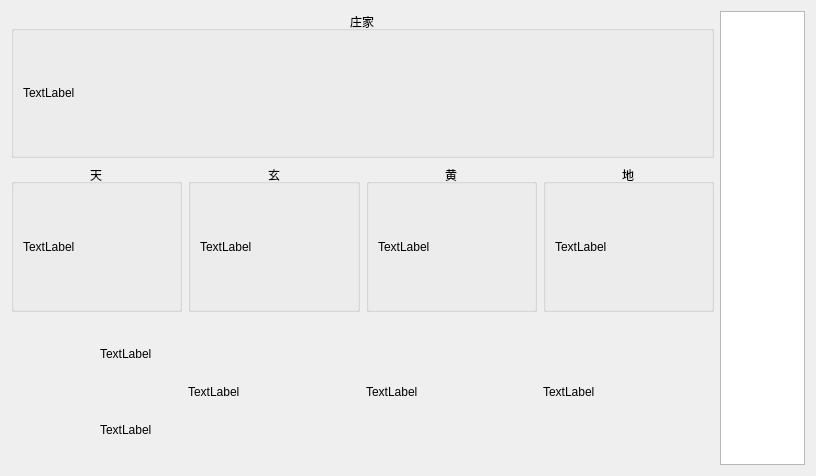
<?xml version="1.0" encoding="UTF-8"?>
<ui version="4.0">
 <class>CowcowUI</class>
 <widget class="QWidget" name="CowcowUI">
  <property name="geometry">
   <rect>
    <x>0</x>
    <y>0</y>
    <width>816</width>
    <height>476</height>
   </rect>
  </property>
  <property name="windowTitle">
   <string>Form</string>
  </property>
  <layout class="QGridLayout" name="gridLayout_3">
   <item row="2" column="2">
    <widget class="QLabel" name="label_5">
     <property name="text">
      <string>TextLabel</string>
     </property>
    </widget>
   </item>
   <item row="0" column="4" rowspan="3">
    <widget class="QTreeView" name="treeView">
     <property name="maximumSize">
      <size>
       <width>85</width>
       <height>16777215</height>
      </size>
     </property>
     <attribute name="headerVisible">
      <bool>false</bool>
     </attribute>
     <attribute name="headerCascadingSectionResizes">
      <bool>false</bool>
     </attribute>
    </widget>
   </item>
   <item row="2" column="1">
    <widget class="QLabel" name="label_4">
     <property name="text">
      <string>TextLabel</string>
     </property>
    </widget>
   </item>
   <item row="2" column="3">
    <widget class="QLabel" name="label_6">
     <property name="text">
      <string>TextLabel</string>
     </property>
    </widget>
   </item>
   <item row="1" column="0" colspan="4">
    <layout class="QHBoxLayout" name="horizontalLayout">
     <item>
      <widget class="QGroupBox" name="groupBox_3">
       <property name="title">
        <string>天</string>
       </property>
       <property name="alignment">
        <set>Qt::AlignCenter</set>
       </property>
       <layout class="QGridLayout" name="gridLayout_4">
        <item row="0" column="0">
         <widget class="QLabel" name="label_7">
          <property name="text">
           <string>TextLabel</string>
          </property>
         </widget>
        </item>
       </layout>
      </widget>
     </item>
     <item>
      <widget class="QGroupBox" name="groupBox_2">
       <property name="title">
        <string>玄</string>
       </property>
       <property name="alignment">
        <set>Qt::AlignCenter</set>
       </property>
       <layout class="QGridLayout" name="gridLayout_5">
        <item row="0" column="0">
         <widget class="QLabel" name="label_8">
          <property name="text">
           <string>TextLabel</string>
          </property>
         </widget>
        </item>
       </layout>
      </widget>
     </item>
     <item>
      <widget class="QGroupBox" name="groupBox_5">
       <property name="title">
        <string>黄</string>
       </property>
       <property name="alignment">
        <set>Qt::AlignCenter</set>
       </property>
       <layout class="QGridLayout" name="gridLayout_6">
        <item row="0" column="0">
         <widget class="QLabel" name="label_9">
          <property name="text">
           <string>TextLabel</string>
          </property>
         </widget>
        </item>
       </layout>
      </widget>
     </item>
     <item>
      <widget class="QGroupBox" name="groupBox_4">
       <property name="title">
        <string>地</string>
       </property>
       <property name="alignment">
        <set>Qt::AlignCenter</set>
       </property>
       <layout class="QGridLayout" name="gridLayout_7">
        <item row="0" column="0">
         <widget class="QLabel" name="label_10">
          <property name="text">
           <string>TextLabel</string>
          </property>
         </widget>
        </item>
       </layout>
      </widget>
     </item>
    </layout>
   </item>
   <item row="0" column="0" colspan="4">
    <widget class="QGroupBox" name="groupBox">
     <property name="title">
      <string>庄家</string>
     </property>
     <property name="alignment">
      <set>Qt::AlignCenter</set>
     </property>
     <layout class="QGridLayout" name="gridLayout_8">
      <item row="0" column="0">
       <widget class="QLabel" name="label_11">
        <property name="text">
         <string>TextLabel</string>
        </property>
       </widget>
      </item>
     </layout>
    </widget>
   </item>
   <item row="2" column="0">
    <layout class="QGridLayout" name="gridLayout_2">
     <item row="1" column="1">
      <widget class="QLabel" name="label">
       <property name="text">
        <string>TextLabel</string>
       </property>
      </widget>
     </item>
     <item row="0" column="1">
      <widget class="QLabel" name="label_2">
       <property name="text">
        <string>TextLabel</string>
       </property>
      </widget>
     </item>
     <item row="0" column="0" rowspan="2">
      <widget class="QLabel" name="label_3">
       <property name="text">
        <string/>
       </property>
      </widget>
     </item>
    </layout>
   </item>
  </layout>
 </widget>
 <resources/>
 <connections/>
</ui>
